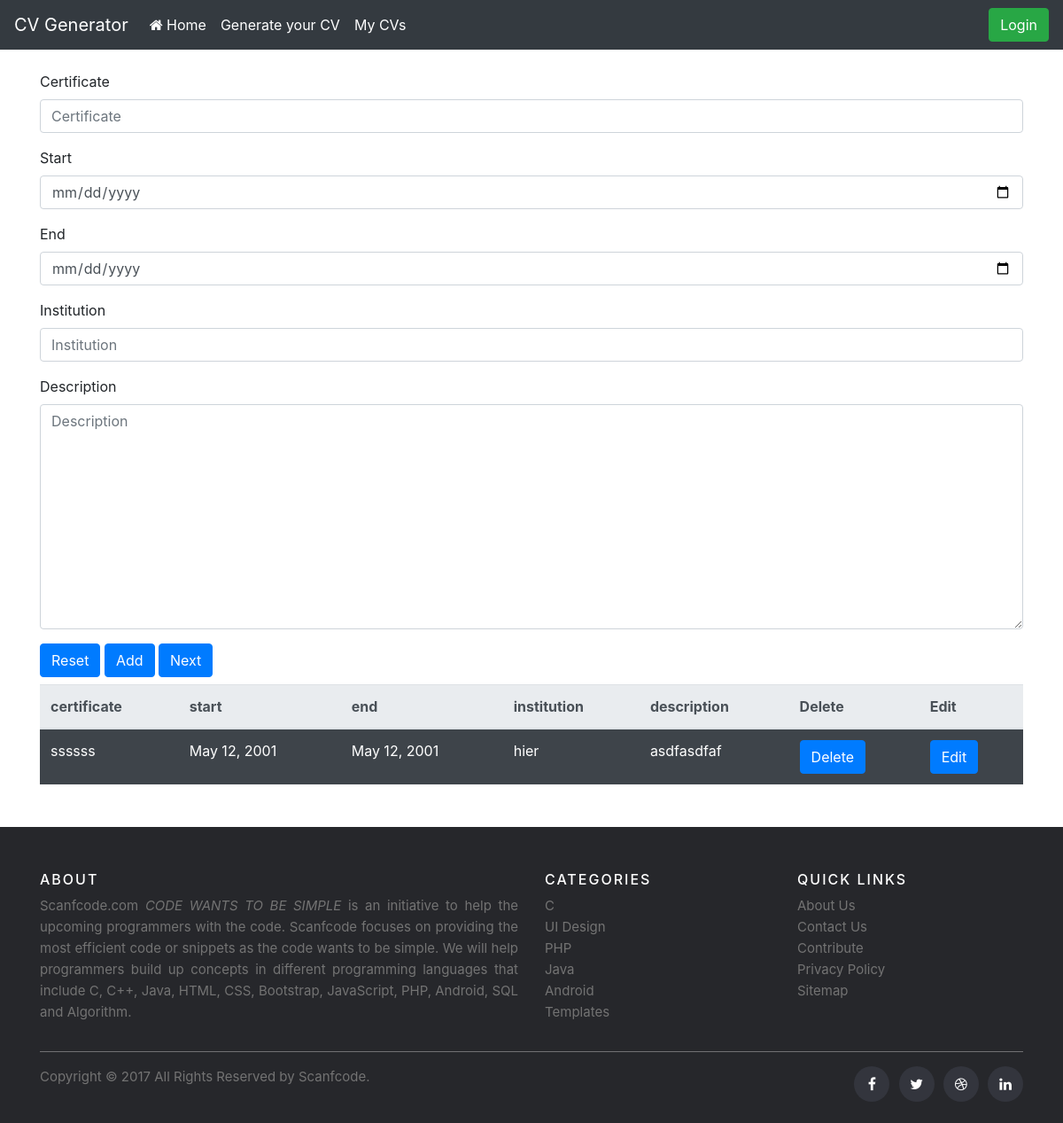
Before: /education_view/1/ with the older database file.
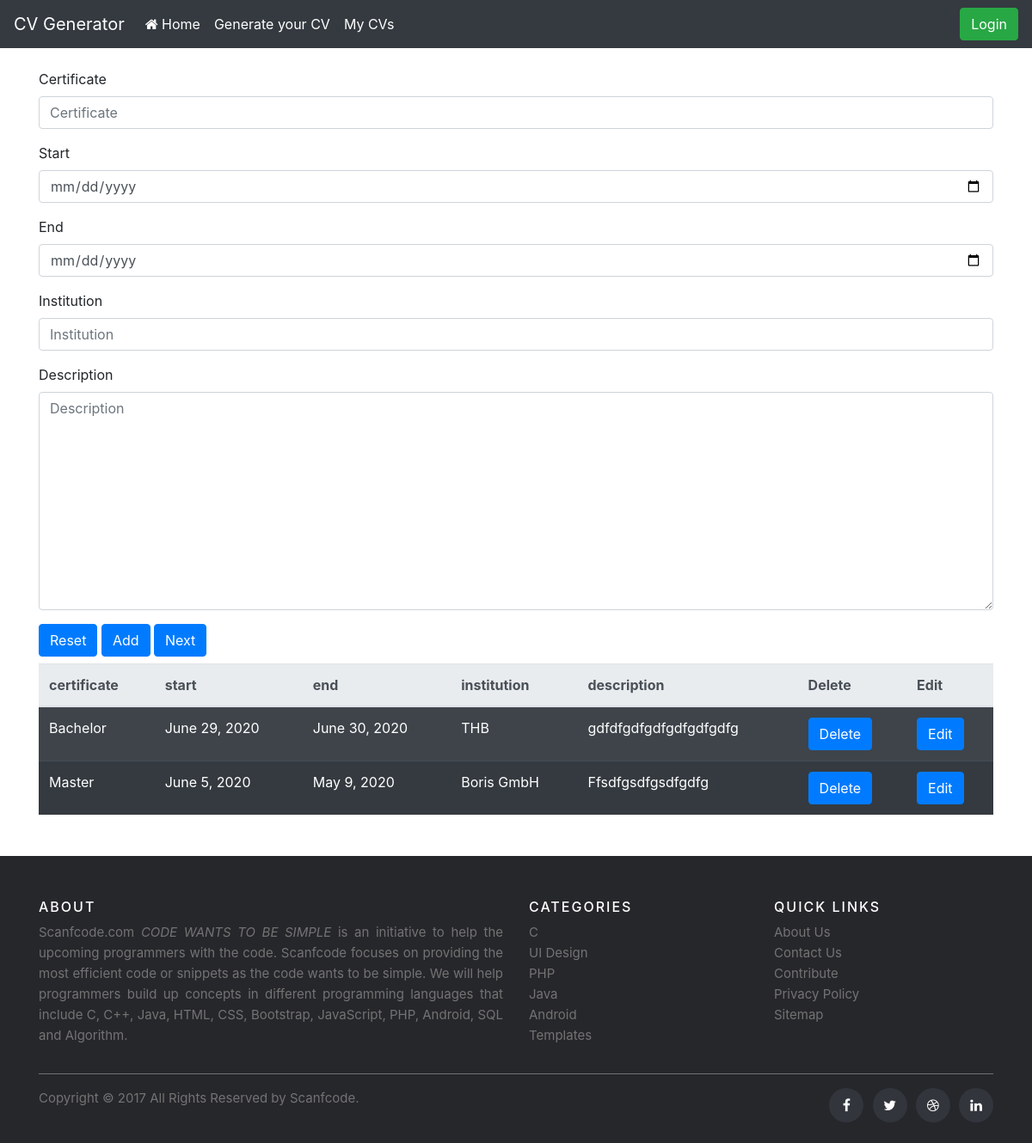
After: the same page with the newer database file.
### cvsite/models.py (models this page shows)
class Education(models.Model):
    certificate = models.CharField(max_length=100)
    start = models.DateField()
    end = models.DateField()
    institution = models.CharField(max_length=100)
    description = models.TextField(blank=True)
    data = models.ForeignKey(Data, on_delete=models.CASCADE)

### cvsite/views.py (the view)
# urls.py: path('education_view/<data>/', education_view, name='education'),
def education_view(request, data=None):
    myeducation = Education.objects.all().filter(data=data)
    if 'add' in request.POST:
        if request.method == 'POST':
            form = EducationForm(request.POST)
            if form.is_valid():
                edu = form.save(commit=False)
                edu.data_id = data
                edu.save()
                messages.success(request, 'Education saved')
                return redirect('education', data=data)
    else:
        form = EducationForm()
    return render(request, 'form_education.html', {'form': form, 'myedu': myeducation, })

### cvsite/forms.py
class EducationForm(forms.ModelForm):
    class Meta:
        model = Education
        fields = '__all__'
        widgets = {'start': DateInput(), 'end': DateInput()}
        exclude = ['data']

### templates/form_education.html (shortened to what this page needs)
{% extends 'base.html' %}
{% load bootstrap4 %}
{% block content %}
    <form action="" method="post">
        {% bootstrap_form form %}
        <button type="reset" class="btn btn-primary mb-2">Reset</button>
        <button type="submit" class="btn btn-primary mb-2" name="add">Add</button>
        <a href="{% url 'generatecv' %}" class="btn btn-primary mb-2">Next</a>
    </form>
    <table class="table table-striped table-dark">
        <thead class="thead-light">
        <tr>
            <th>certificate</th>
            <th>start</th>
            <th>end</th>
            <th>institution</th>
            <th>description</th>
            <th>Delete</th>
            <th>Edit</th>
        </tr>
        </thead>{% for element in myedu %}
        <tr>
            <td>{{ element.certificate }}</td>
            <td>{{ element.start }}</td>
            <td>{{ element.end }}</td>
            <td>{{ element.institution }}</td>
            <td>{{ element.description }}</td>
            <td><a name="css" href="{% url 'education_del' data=element.data_id pk=element.id %}"
                   class="btn btn-primary btn-xs">Delete</a></td>
            <td><a name="css" href="{% url 'education_edit' data=element.data_id pk=element.id %}"
                   class="btn btn-primary btn-xs">Edit</a></td>
        </tr>
    {% endfor %}
    </table>
{% endblock %}

Changed rows visible on the page:
removed Education: certificate "ssssss", start "May 12, 2001", end "May 12, 2001", institution "hier", description "asdfasdfaf"
added Education: certificate "Bachelor", start "June 29, 2020", end "June 30, 2020", institution "THB", description "gdfdfgdfgdfgdfgdfgdfg"
now on this page (row edited): Education: certificate "Master", start "June 5, 2020", end "May 9, 2020", institution "Boris GmbH", description "Ffsdfgsdfgsdfgdfg"
